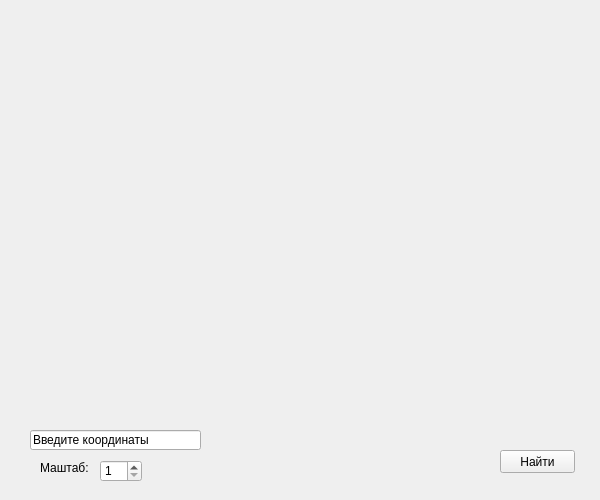
<?xml version="1.0" encoding="UTF-8"?>
<ui version="4.0">
 <class>Form</class>
 <widget class="QWidget" name="Form">
  <property name="geometry">
   <rect>
    <x>0</x>
    <y>0</y>
    <width>600</width>
    <height>500</height>
   </rect>
  </property>
  <property name="minimumSize">
   <size>
    <width>600</width>
    <height>500</height>
   </size>
  </property>
  <property name="maximumSize">
   <size>
    <width>600</width>
    <height>500</height>
   </size>
  </property>
  <property name="windowTitle">
   <string>Карты</string>
  </property>
  <widget class="QLabel" name="monitor">
   <property name="geometry">
    <rect>
     <x>30</x>
     <y>60</y>
     <width>531</width>
     <height>341</height>
    </rect>
   </property>
   <property name="text">
    <string/>
   </property>
  </widget>
  <widget class="QLineEdit" name="line_cord">
   <property name="geometry">
    <rect>
     <x>30</x>
     <y>430</y>
     <width>171</width>
     <height>20</height>
    </rect>
   </property>
   <property name="text">
    <string>Введите координаты</string>
   </property>
  </widget>
  <widget class="QPushButton" name="btn_search">
   <property name="geometry">
    <rect>
     <x>500</x>
     <y>450</y>
     <width>75</width>
     <height>23</height>
    </rect>
   </property>
   <property name="text">
    <string>Найти</string>
   </property>
  </widget>
  <widget class="QSpinBox" name="sp_size">
   <property name="geometry">
    <rect>
     <x>100</x>
     <y>460</y>
     <width>42</width>
     <height>22</height>
    </rect>
   </property>
   <property name="minimum">
    <number>1</number>
   </property>
   <property name="maximum">
    <number>100</number>
   </property>
  </widget>
  <widget class="QLabel" name="label">
   <property name="geometry">
    <rect>
     <x>40</x>
     <y>460</y>
     <width>51</width>
     <height>16</height>
    </rect>
   </property>
   <property name="text">
    <string>Маштаб:</string>
   </property>
  </widget>
 </widget>
 <resources/>
 <connections/>
</ui>
